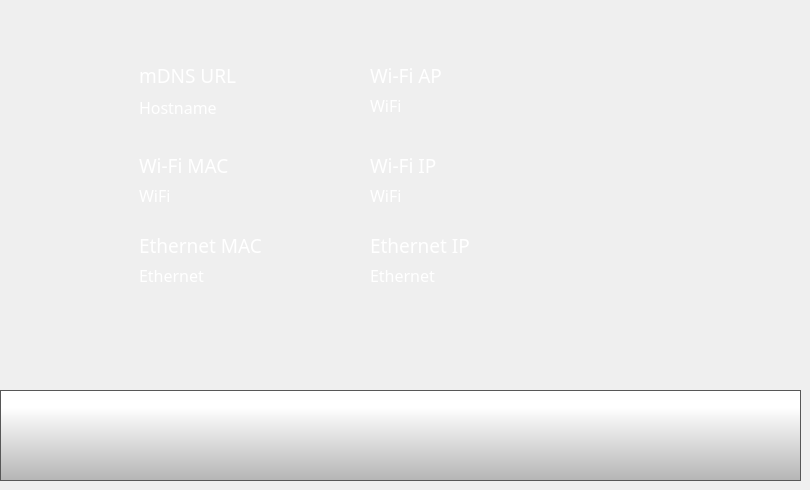
    <widget class="QWidget" name="networkInfoPage">
     <widget class="QLabel" name="hostnameLabel">
      <property name="geometry">
       <rect>
        <x>139</x>
        <y>60</y>
        <width>240</width>
        <height>31</height>
       </rect>
      </property>
      <property name="font">
       <font>
        <family>Gotham Light</family>
        <pointsize>14</pointsize>
        <weight>50</weight>
        <bold>false</bold>
       </font>
      </property>
      <property name="styleSheet">
       <string notr="true">color: rgb(255, 255, 255);
background-color: rgba(255, 255, 255, 0);</string>
      </property>
      <property name="text">
       <string>mDNS URL</string>
      </property>
     </widget>
     <widget class="QLabel" name="hostname">
      <property name="geometry">
       <rect>
        <x>139</x>
        <y>82</y>
        <width>240</width>
        <height>51</height>
       </rect>
      </property>
      <property name="font">
       <font>
        <family>Gotham Light</family>
        <pointsize>12</pointsize>
        <weight>50</weight>
        <bold>false</bold>
       </font>
      </property>
      <property name="styleSheet">
       <string notr="true">color: rgb(255, 255, 255);
background-color: rgba(255, 255, 255, 0);</string>
      </property>
      <property name="text">
       <string>Hostname</string>
      </property>
     </widget>
     <widget class="QLabel" name="wifiIpLabel">
      <property name="geometry">
       <rect>
        <x>139</x>
        <y>150</y>
        <width>240</width>
        <height>31</height>
       </rect>
      </property>
      <property name="font">
       <font>
        <family>Gotham Light</family>
        <pointsize>14</pointsize>
        <weight>50</weight>
        <bold>false</bold>
       </font>
      </property>
      <property name="styleSheet">
       <string notr="true">color: rgb(255, 255, 255);
background-color: rgba(255, 255, 255, 0);</string>
      </property>
      <property name="text">
       <string>Wi-Fi MAC</string>
      </property>
     </widget>
     <widget class="QLabel" name="wifiMac">
      <property name="geometry">
       <rect>
        <x>139</x>
        <y>170</y>
        <width>241</width>
        <height>51</height>
       </rect>
      </property>
      <property name="font">
       <font>
        <family>Gotham Light</family>
        <pointsize>12</pointsize>
        <weight>50</weight>
        <bold>false</bold>
       </font>
      </property>
      <property name="styleSheet">
       <string notr="true">color: rgb(255, 255, 255);
background-color: rgba(255, 255, 255, 0);</string>
      </property>
      <property name="text">
       <string>WiFi</string>
      </property>
     </widget>
     <widget class="QLabel" name="lanIpLabel">
      <property name="geometry">
       <rect>
        <x>139</x>
        <y>230</y>
        <width>240</width>
        <height>31</height>
       </rect>
      </property>
      <property name="font">
       <font>
        <family>Gotham Light</family>
        <pointsize>14</pointsize>
        <weight>50</weight>
        <bold>false</bold>
       </font>
      </property>
      <property name="styleSheet">
       <string notr="true">color: rgb(255, 255, 255);
background-color: rgba(255, 255, 255, 0);</string>
      </property>
      <property name="text">
       <string>Ethernet MAC</string>
      </property>
     </widget>
     <widget class="QLabel" name="lanMac">
      <property name="geometry">
       <rect>
        <x>139</x>
        <y>250</y>
        <width>240</width>
        <height>51</height>
       </rect>
      </property>
      <property name="font">
       <font>
        <family>Gotham Light</family>
        <pointsize>12</pointsize>
        <weight>50</weight>
        <bold>false</bold>
       </font>
      </property>
      <property name="styleSheet">
       <string notr="true">color: rgb(255, 255, 255);
background-color: rgba(255, 255, 255, 0);</string>
      </property>
      <property name="text">
       <string>Ethernet</string>
      </property>
     </widget>
     <widget class="QPushButton" name="networkInfoBackButton">
      <property name="geometry">
       <rect>
        <x>0</x>
        <y>390</y>
        <width>801</width>
        <height>91</height>
       </rect>
      </property>
      <property name="minimumSize">
       <size>
        <width>0</width>
        <height>0</height>
       </size>
      </property>
      <property name="font">
       <font>
        <family>Gotham Light</family>
        <pointsize>9</pointsize>
       </font>
      </property>
      <property name="styleSheet">
       <string notr="true">QPushButton {
     border: 1px solid rgb(87, 87, 87);
	background-color: qlineargradient(spread:pad, x1:0, y1:1, x2:0, y2:0.188, stop:0 rgba(180, 180, 180, 255), stop:1 rgba(255, 255, 255, 255));


}

QPushButton:pressed {
    background-color: qlineargradient(x1: 0, y1: 0, x2: 0, y2: 1,
                                      stop: 0 #dadbde, stop: 1 #f6f7fa);
}

QPushButton:flat {
    border: none; /* no border for a flat push button */
}

QPushButton:default {
    border-color: navy; /* make the default button prominent */
}</string>
      </property>
      <property name="text">
       <string/>
      </property>
      <property name="icon">
       <iconset>
        <normaloff>templates/img/arrows-4.png</normaloff>templates/img/arrows-4.png</iconset>
      </property>
      <property name="iconSize">
       <size>
        <width>50</width>
        <height>50</height>
       </size>
      </property>
      <property name="checkable">
       <bool>false</bool>
      </property>
      <property name="autoDefault">
       <bool>false</bool>
      </property>
      <property name="default">
       <bool>false</bool>
      </property>
      <property name="flat">
       <bool>false</bool>
      </property>
     </widget>
     <widget class="QLabel" name="wifiMacLabel">
      <property name="geometry">
       <rect>
        <x>370</x>
        <y>150</y>
        <width>240</width>
        <height>31</height>
       </rect>
      </property>
      <property name="font">
       <font>
        <family>Gotham Light</family>
        <pointsize>14</pointsize>
        <weight>50</weight>
        <bold>false</bold>
       </font>
      </property>
      <property name="styleSheet">
       <string notr="true">color: rgb(255, 255, 255);
background-color: rgba(255, 255, 255, 0);</string>
      </property>
      <property name="text">
       <string>Wi-Fi IP</string>
      </property>
     </widget>
     <widget class="QLabel" name="lanMacLabel">
      <property name="geometry">
       <rect>
        <x>370</x>
        <y>230</y>
        <width>240</width>
        <height>31</height>
       </rect>
      </property>
      <property name="font">
       <font>
        <family>Gotham Light</family>
        <pointsize>14</pointsize>
        <weight>50</weight>
        <bold>false</bold>
       </font>
      </property>
      <property name="styleSheet">
       <string notr="true">color: rgb(255, 255, 255);
background-color: rgba(255, 255, 255, 0);</string>
      </property>
      <property name="text">
       <string>Ethernet IP</string>
      </property>
     </widget>
     <widget class="QLabel" name="wifiIp">
      <property name="geometry">
       <rect>
        <x>370</x>
        <y>170</y>
        <width>241</width>
        <height>51</height>
       </rect>
      </property>
      <property name="font">
       <font>
        <family>Gotham Light</family>
        <pointsize>12</pointsize>
        <weight>50</weight>
        <bold>false</bold>
       </font>
      </property>
      <property name="styleSheet">
       <string notr="true">color: rgb(255, 255, 255);
background-color: rgba(255, 255, 255, 0);</string>
      </property>
      <property name="text">
       <string>WiFi</string>
      </property>
     </widget>
     <widget class="QLabel" name="lanIp">
      <property name="geometry">
       <rect>
        <x>370</x>
        <y>250</y>
        <width>240</width>
        <height>51</height>
       </rect>
      </property>
      <property name="font">
       <font>
        <family>Gotham Light</family>
        <pointsize>12</pointsize>
        <weight>50</weight>
        <bold>false</bold>
       </font>
      </property>
      <property name="styleSheet">
       <string notr="true">color: rgb(255, 255, 255);
background-color: rgba(255, 255, 255, 0);</string>
      </property>
      <property name="text">
       <string>Ethernet</string>
      </property>
     </widget>
     <widget class="QLabel" name="wifiApLabel">
      <property name="geometry">
       <rect>
        <x>370</x>
        <y>60</y>
        <width>240</width>
        <height>31</height>
       </rect>
      </property>
      <property name="font">
       <font>
        <family>Gotham Light</family>
        <pointsize>14</pointsize>
        <weight>50</weight>
        <bold>false</bold>
       </font>
      </property>
      <property name="styleSheet">
       <string notr="true">color: rgb(255, 255, 255);
background-color: rgba(255, 255, 255, 0);</string>
      </property>
      <property name="text">
       <string>Wi-Fi AP</string>
      </property>
     </widget>
     <widget class="QLabel" name="wifiAp">
      <property name="geometry">
       <rect>
        <x>370</x>
        <y>80</y>
        <width>240</width>
        <height>51</height>
       </rect>
      </property>
      <property name="font">
       <font>
        <family>Gotham Light</family>
        <pointsize>12</pointsize>
        <weight>50</weight>
        <bold>false</bold>
       </font>
      </property>
      <property name="styleSheet">
       <string notr="true">color: rgb(255, 255, 255);
background-color: rgba(255, 255, 255, 0);</string>
      </property>
      <property name="text">
       <string>WiFi</string>
      </property>
     </widget>
     <zorder>hostnameLabel</zorder>
     <zorder>wifiIpLabel</zorder>
     <zorder>wifiMac</zorder>
     <zorder>lanIpLabel</zorder>
     <zorder>lanMac</zorder>
     <zorder>networkInfoBackButton</zorder>
     <zorder>hostname</zorder>
     <zorder>wifiMacLabel</zorder>
     <zorder>lanMacLabel</zorder>
     <zorder>wifiIp</zorder>
     <zorder>lanIp</zorder>
     <zorder>wifiApLabel</zorder>
     <zorder>wifiAp</zorder>
    </widget>
